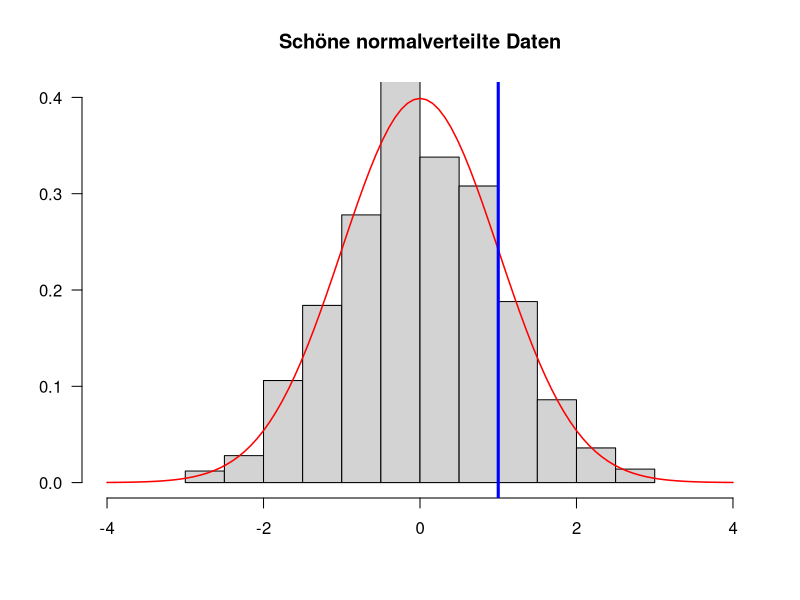

Source code (R):
## ---- chunk 1

## Füge mehrere Zahlen zu einem Vektor zusammen:
c(0.5, 1, 1.5) # Kommazahlen mit DezimalPUNKT schreiben

## ---- chunk 2
c(1)
## ---- chunk 3
c(0.5, 1, 1.5, c(1, 2, 3))
## ---- chunk 4

## Berechne einen Mittelwert
mean(c(0.5, 1, 1.5))

## Berechne eine Standardabweichung
sd(c(0.5, 1, 1.5))

## Berechne eine Varianz:
var(c(0.5, 1, 1.5))

## Und jetzt noch einmal die Standardabweichung:
sqrt(var(c(0.5, 1, 1.5))) # was ist `sqrt`?

## Minimum:
min(c(0.5, 1, 1.5))

## Maximum:
max(c(0.5, 1, 1.5))
## ---- chunk 5
1:20
## ---- chunk 6
sum(1:1000)
## ---- chunk 7
5:-5
## ---- chunk 8
1:10 * 2
## ---- chunk 9
(1:10 * 2) - 1
## ---- chunk 10
2:4 * 4:6 # entspricht c(2*4, 3*5, 4*6)
## ---- chunk 11
## Speichert einen Vektor in einer Variablen:
meinVektor <- c(1, 2, 6, 7, 10)
## ---- chunk 12
meinVektor
## ---- chunk 13
meinVektor * 2
## ---- chunk 14
xx <- mean(meinVektor)

## "Zentrierter" numerischer Vektor:
meinVektor - xx

## ---- chunk 15
foo = 1:2
foo
## ---- chunk 16
bar <- c(3, 2, 6, 3, 9, 5, 7, -3)
sort(bar)
## ---- chunk 17
bar
## ---- chunk 18
bar <- c(3, 2, 6, 3, 9, 5, 7, -3)
bar <- sort(bar)
## ---- chunk 19
mode(1:10)
## ---- chunk 20
"Hallo Welt!" # doppelte Anführungszeichen
## ---- chunk 21
items <- paste0("item_", 1:10)
## ---- chunk 22
length(items)
items
## ---- chunk 23
paste0("item", "_", 1)
## ---- chunk 24
wahr   <- TRUE
falsch <- FALSE
## ---- chunk 25

## Logisches UND
TRUE & TRUE

TRUE & FALSE

FALSE & FALSE

## Logisches ODER
TRUE | TRUE

TRUE | FALSE

FALSE | FALSE

## Logisches NICHT
!TRUE

!FALSE

## ---- chunk 26
c(TRUE, FALSE, FALSE) & c(TRUE, TRUE, FALSE)

c(TRUE, FALSE, FALSE) | c(TRUE, TRUE, FALSE)
## ---- chunk 27
!c(TRUE, FALSE)
## ---- chunk 28

laune <- c(1, 2, 3, 1, 2, 1)

laune_faktor <- factor(
  laune, 
  1:3,
  c(":(", ":)", ":D")
)

laune_faktor
## ---- chunk 29
mean(laune)
## ---- chunk 30
mean(laune_faktor)
## ---- chunk 31
messy_data <- c(1, 3, 2, 9, 3, NA, 6, NA, 5)
## ---- chunk 32
mean(messy_data) # geht nicht wegen des fehlenden Werts
## ---- chunk 33
mean(messy_data, na.rm = TRUE)
## ---- chunk 34

vergleichswert <- 3
daten <- 1:5
daten > vergleichswert
daten < vergleichswert
daten >= vergleichswert
daten <= vergleichswert
daten == vergleichswert
daten != vergleichswert

## ---- chunk 35
daten = vergleichswert
## ---- chunk 36
daten
## ---- chunk 37
text1 <- "Hallo Welt"
text1 == "Hallo Welt"
text1 == "Hallo Welt!"
## ---- chunk 38
geschlecht <- c(1, 2, 1, 1, 2, 1, 3)
geschlecht <- factor(
  geschlecht, 
  1:3,
  c("weiblich", "maennlich", "divers")
)
geschlecht == "maennlich"
## ---- chunk 39

score_test1 <- c(23, 19, 44, 18, 25, 22)
score_test2 <- c(26, 23, 29, 18, 32, 19)

score_test1 > score_test2

score_test1 == score_test2

## ---- chunk 40
(score_test1 > score_test2) | (score_test1 > 23)
## ---- chunk 41
# Erstelle 1,000 Zufallsdaten:
zufallsdaten <- rnorm(1000)
## ---- chunk 42

length(zufallsdaten)

## ---- chunk 43

head(zufallsdaten)

## ---- chunk 44
# Male Histogram
hist(
  zufallsdaten, 
  freq = FALSE,
  main = "Schöne normalverteilte Daten",
  xlab = "", 
  ylab = "", 
  las = 1,
  xlim = c(-4, 4), 
  ylim = c(0, 0.4),
)
# Lege eine Normalverteilungskurve über die Daten
curve(dnorm, col = "red", add = TRUE, lwd = 1.5)
# Zeichne eine blue Linie beim x-Wert `1` ein:
abline(v = 1, lwd = 3, col = "blue")
## ---- chunk 45
sum(zufallsdaten > 1)
## ---- chunk 46
mean(zufallsdaten > 1)
## ---- chunk 47
beispiel_01 <- c(1, 0, 1, 1)
mean(beispiel_01)
## ---- chunk 48
mean(zufallsdaten > 1) * 100
## ---- chunk 49
1 - pnorm(1)
## ---- chunk 50
# 100,000 Zufallsdaten sind für R kein Problem
zufallsdaten <- rnorm(100000) 
mean(zufallsdaten > 1)
## ---- chunk 51
mein_vektor <- c(1, 2, 1, NA, 4, NA, 3)
is.na(mein_vektor)
## ---- chunk 52
sum(is.na(mein_vektor))
## ---- chunk 53
mean(is.na(mein_vektor))
## ---- chunk 54
mein_vektor == NA
## ---- chunk 55
2 %in% 1:3
## ---- chunk 56
4 %in% 1:3
## ---- chunk 57
zu_testen <- 2
zu_testen == 1 | zu_testen == 2 | zu_testen == 3

zu_testen <- 4
zu_testen == 1 | zu_testen == 2 | zu_testen == 3
## ---- chunk 58
c(2, 3) %in% 3:5
## ---- chunk 59

daten <- c(2, 4, 1)

## ---- chunk 60

daten[1]
xx <- daten[3] # ein-elementiger Vektor
xx
## ---- chunk 61

daten[-1]

## ---- chunk 62
daten[c(1, 2)]
daten[-c(2, 3)]
## ---- chunk 63

meinVektor <- c(1, 2, 3, 7, 8, 9)

auswahl <- meinVektor > 5
auswahl

## ---- chunk 64

meinVektor[auswahl]

## ---- chunk 65

meinVektor <- 1:20

auswahl <- (meinVektor < 5) | (meinVektor > 17)
auswahl

meinVektor[auswahl]

## ---- chunk 66

## Wähle alle Daten aus, die größer sind als 2 (das sollten im Schnitt
## etwa 2.5% der Daten sein)
daten <- rnorm(300)
daten[daten > 2]

## ---- chunk 67

daten <- 1:5
daten[c(2, 5)] <- 0
daten

## ---- chunk 68

daten <- 1:5
daten[c(TRUE, FALSE, TRUE, FALSE, FALSE)] <- 0
daten

## ---- chunk 69

daten <- c(1, -99, 5, -99, 2, -99, 4, 1:3)
daten

missing_values <- daten == -99
missing_values
## ---- chunk 70
daten[missing_values] <- NA
daten
## ---- chunk 71
TRUE | TRUE & FALSE
## ---- chunk 72
(TRUE | TRUE) & FALSE
## ---- chunk 73
c(FALSE, TRUE) | c(FALSE, FALSE) & c(TRUE, FALSE)
## ---- chunk 74
(c(FALSE, TRUE) | c(FALSE, FALSE)) & c(TRUE, FALSE)
## ---- chunk 75
1:10[-8]
## ---- chunk 76
10[-8]
## ---- chunk 77
(1:10)[-8]
## ---- chunk 78

paste0("item_", 1:10)[-c(1, 3, 9)]

